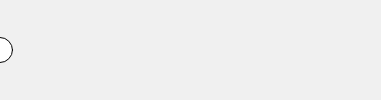
Frame 1 (no input)
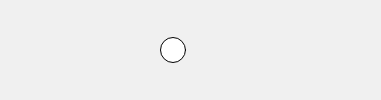
Frame 60 (no input)
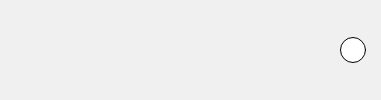
Frame 120 (the mouse pressed at the canvas centre since frame 60)

The p5.js sketch that drew these frames (run headless with seeded random() and noise() and a simulated clock; from frame 60 on, the mouse is pressed at the canvas centre):

// p5.js sketch
// ── sketch.js
var counter = 0;
var balldir = false;

function setup() {
  createCanvas(381,100);
}

function draw() {
  background(240);
/* adding background will redraw the color so the ball doesn't leave a trail of black behind it. */
//counter = counter + 1;
  console.log(counter);
  ellipse(counter, height/2,25,25);
    //the ball

    if(counter < 0) { //limitone: if counter is less than 0,
     balldir = true;
     console.log("left hit: " + counter)};

    if(counter > width) { //limittwo: if bigger than the width
    balldir = false;
    console.log("right hit: " + counter)};

    if(balldir == true) {
    counter = counter + 1; }
    else{ (counter = counter - 1); }



   if(counter == width/2) { fill(154, 199, 230);}
   //after the ball crosses a certain boundary, it changes color

    if(balldir == true) {
    counter = counter + 1; }
    //ball direction will move forward if balldir is true
    if(balldir == false) {
    counter = counter - 1; }
    //ball direction will move backward if balldir is false


    if(counter < width) { counter = counter + 1;}
  //  /*makes ball move faster?? */

    // if(counter > width) { counter = 0;}
  /* If the counter is greater than the canvas width, then counter is reset to 0.
  That means that the ball stops and rests
  This will....? */


/* In console, you will see that once it gets to 500, (the width defined in the canvas) it just keeps printing */
}
